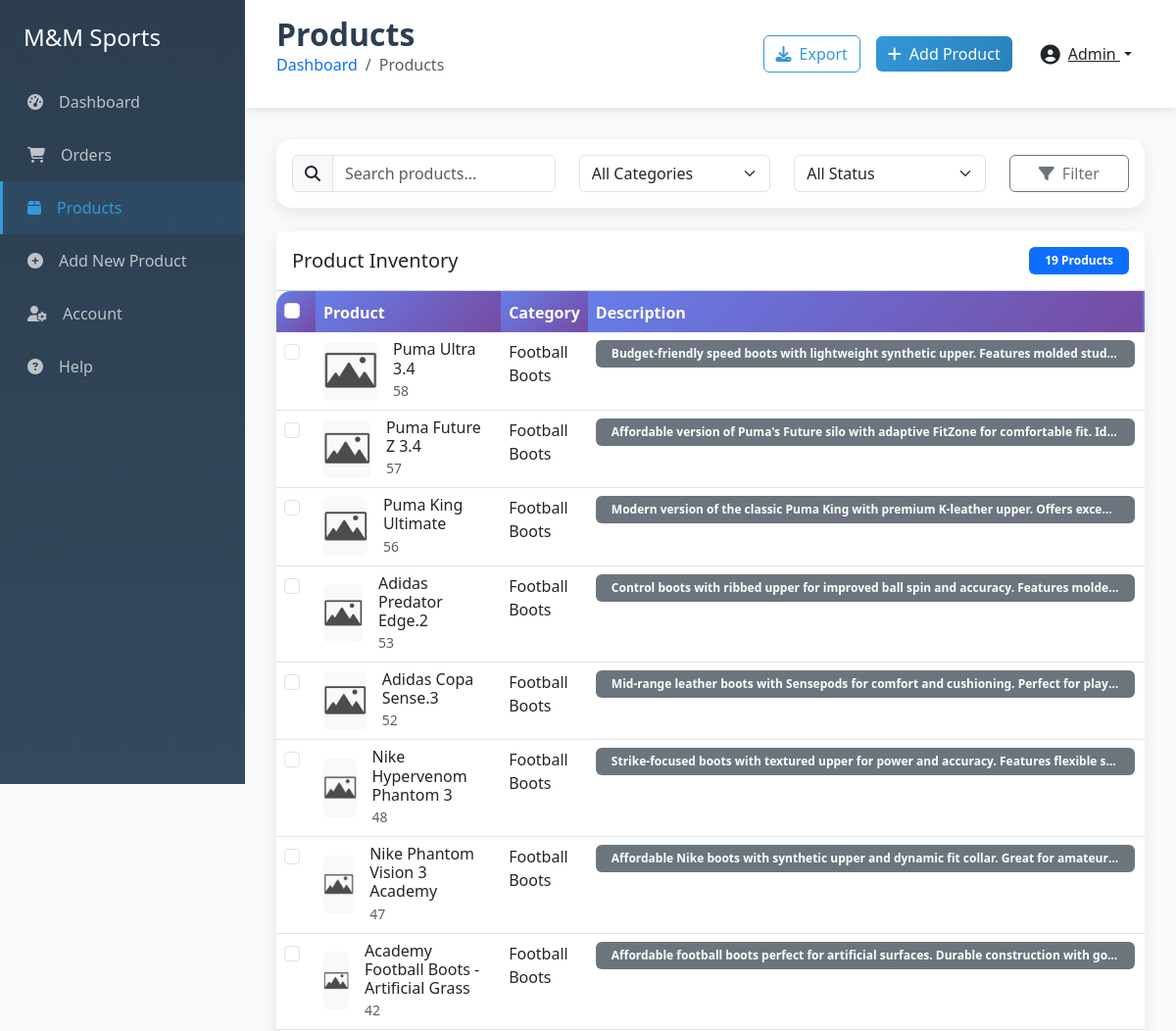
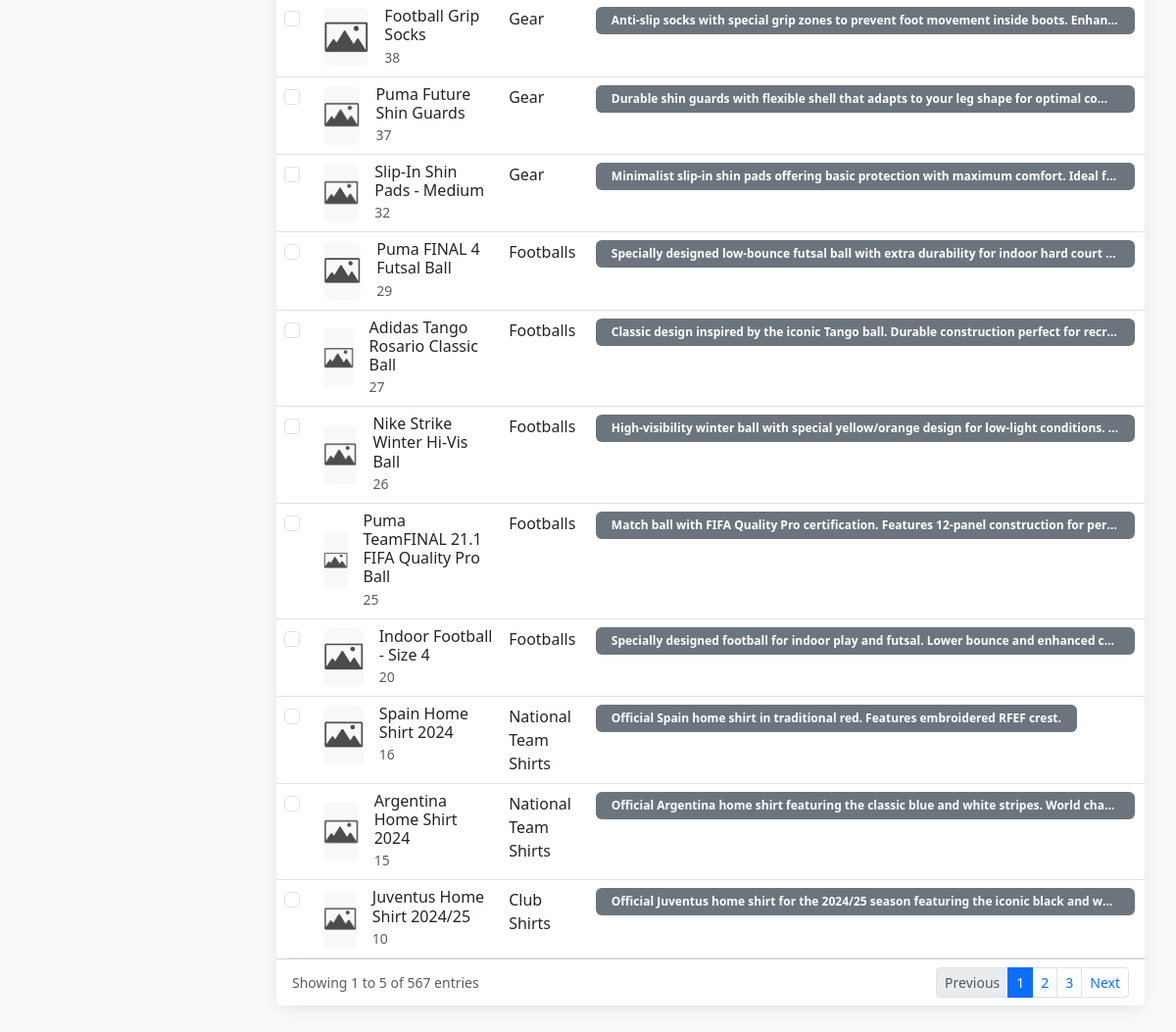
/admin/products.php (signed in), run on the app's committed database (2 pictures, top to bottom).
### tables this page shows
CREATE TABLE products (
    product_id INT AUTO_INCREMENT PRIMARY KEY,
    seller_id INT NOT NULL,
    category_id INT NOT NULL,
    product_name VARCHAR(255) NOT NULL,
    description TEXT NOT NULL,
    price DECIMAL(10,2) NOT NULL,
    FOREIGN KEY (seller_id) REFERENCES users(user_id),
    FOREIGN KEY (category_id) REFERENCES categories(category_id)
);

CREATE TABLE categories (
    category_id INT AUTO_INCREMENT PRIMARY KEY,
    category_name VARCHAR(50) NOT NULL,
    description TEXT
);

### admin/products.php (the view, shortened to what this page needs)
<?php
include('../server/connection.php');
    if($_SESSION['role_type'] == 'admin') {
        $productsQuery = " SELECT
            p.*,
            c.category_name,
            u.username as seller_name,
            pi.image_url
            FROM products p
            LEFT JOIN categories c ON p.category_id = c.category_id
            LEFT JOIN users u ON p.seller_id = u.user_id
            LEFT JOIN product_images pi ON p.product_id = pi.product_id
            ORDER BY p.product_id ASC";
        $stmt = $conn->prepare($productsQuery);
        $total_products_query = "SELECT COUNT(*) as total FROM products";
        $total_products_stmt = $conn->prepare($total_products_query);
        $total_products_stmt->execute();
        $total_products_result = $total_products_stmt->get_result();
        $total_products = $total_products_result->fetch_assoc()['total'];
        $total_products_stmt->close();
            if ($stmt) {
                $stmt->execute();
                $result = $stmt->get_result();
                $products = [];
                while ($row = $result->fetch_assoc()) {
                    $products[] = $row;
                }
                $stmt->close();
            } else {
                $errors['general'] = "Failed to retrieve products. Please try again.";
            }
    }
    else if($_SESSION['role_type'] == 'seller') {
        $seller_id = $_SESSION['user_id'];
        $seller_products_query = " SELECT
            p.*,
            c.category_name,
            u.username as seller_name,
            pi.image_url
            FROM products p
            LEFT JOIN categories c ON p.category_id = c.category_id
            LEFT JOIN users u ON p.seller_id = u.user_id
            LEFT JOIN product_images pi ON p.product_id = pi.product_id
            WHERE p.seller_id = ?
            ORDER BY p.product_id DESC";
        $seller_products_stmt = $conn->prepare($seller_products_query);
        $count_products_query = "SELECT COUNT(*) as total FROM products WHERE seller_id = ?";
        $count_products_stmt = $conn->prepare($count_products_query);
        $count_products_stmt->bind_param("i", $seller_id);
        $count_products_stmt->execute();
        $count_products_result = $count_products_stmt->get_result();
        $seller_total_products = $count_products_result->fetch_assoc()['total'] ?? 0;
            if ($seller_products_stmt) {
                $seller_products_stmt->bind_param("i", $seller_id);
                $seller_products_stmt->execute();
                $seller_products_result = $seller_products_stmt->get_result();
                $products = [];
                while ($row = $seller_products_result->fetch_assoc()) {
                    $products[] = $row;
                }
            } else {
                $errors['general'] = "Failed to retrieve your products.";
            }
    }
?>
<!DOCTYPE html>
<html lang="en">
<head>
    <link href="https://cdnjs.cloudflare.com/ajax/libs/bootstrap/5.3.0/css/bootstrap.min.css" rel="stylesheet">
    <link href="https://cdnjs.cloudflare.com/ajax/libs/font-awesome/6.4.0/css/all.min.css" rel="stylesheet">
</head>
<body>
    <?php include('sidemenu.php'); ?>
    <div class="main-content">
        <div class="top-navbar d-flex justify-content-between align-items-center">
            <div>
                <h2 class="page-title mb-0">Products</h2>
                <nav aria-label="breadcrumb">
                    <ol class="breadcrumb">
                        <li class="breadcrumb-item"><a href="admin_dashboard.html" class="text-decoration-none">Dashboard</a></li>
                        <li class="breadcrumb-item active">Products</li>
                    </ol>
                </nav>
            </div>
            <div class="d-flex align-items-center gap-3">
                <button class="btn btn-outline-primary">
                    <i class="fas fa-download me-2"></i>Export
                </button>
                <a href="add_product.html" class="btn btn-primary">
                    <i class="fas fa-plus me-2"></i>Add Product
                </a>
                <div class="dropdown">
                    <button class="btn btn-link text-dark dropdown-toggle" type="button" data-bs-toggle="dropdown">
                        <i class="fas fa-user-circle fa-lg me-2"></i>Admin
                    </button>
                </div>
            </div>
        </div>
        <div class="content-wrapper">
            <div class="card mb-4">
                <div class="card-body">
                    <div class="row align-items-center">
                        <div class="col-md-4">
                            <div class="input-group">
                                <span class="input-group-text"><i class="fas fa-search"></i></span>
                                <input type="text" class="form-control" placeholder="Search products..." id="searchInput">
                            </div>
                        </div>
                        <div class="col-md-3">
                            <select class="form-select" id="categoryFilter">
                                <option value="">All Categories</option>
                            </select>
                        </div>
                        <div class="col-md-3">
                            <select class="form-select" id="statusFilter">
                                <option value="">All Status</option>
                            </select>
                        </div>
                        <div class="col-md-2">
                            <button class="btn btn-outline-secondary w-100" onclick="applyFilters()">
                                <i class="fas fa-filter me-2"></i>Filter
                            </button>
                        </div>
                    </div>
                </div>
            </div>
            <div class="card">
                <div class="card-header bg-white py-3 d-flex justify-content-between align-items-center">
                    <h5 class="card-title mb-0">Product Inventory</h5>
                    <span class="badge bg-primary">
                        <?php
                        if($_SESSION['role_type'] == 'admin') {
                            echo $total_products . ' Products';
                        } else {
                            echo $seller_total_products . ' Products';
                        }
                        ?>
                    </span>
                </div>
                <div class="card-body p-0">
                    <div class="table-responsive">
                        <table class="table table-hover mb-0">
                            <thead>
                                <tr>
                                    <th width="80">
                                        <div class="form-check">
                                            <input class="form-check-input" type="checkbox" id="selectAll" onchange="toggleSelectAll()">
                                        </div>
                                    </th>
                                    <th>Product</th>
                                    <th>Category</th>
                                    <th>Description</th>
                                    <th>Seller</th>
                                </tr>
                            </thead>
                            <tbody>
                                <?php foreach ($products as $product): ?>
                                    <tr>
                                        <td>
                                            <div class="form-check">
                                                <input class="form-check-input row-checkbox" type="checkbox">
                                            </div>
                                        </td>
                                        <td>
                                            <div class="d-flex align-items-center">
                                                <div class="bg-light rounded me-3" style="width: 60px; height: 60px; display: flex; align-items: center; justify-content: center;">
                                                    <img class="logo" src="../assets/<?php echo htmlspecialchars($product['image_url']); ?>" alt="Product Image" style="max-width: 100%; height: auto;" onerror="this.onerror=null; this.src='../assets/images/Placeholder.png';">
                                                </div>
                                                <div>
                                                    <h6 class="mb-0"><?php echo htmlspecialchars($product['product_name']); ?></h6>
                                                    <small class="text-muted"><?php echo htmlspecialchars($product['product_id']); ?></small>
                                                </div>
                                            </div>
                                        </td>
                                        <td><?php echo htmlspecialchars($product['category_name'] ?? 'No Category'); ?></td>
                                        <td>
                                            <span class="badge bg-secondary" title="<?php echo htmlspecialchars($product['description']); ?>"
                                                style="display: inline-block; max-width: 550px; white-space: nowrap; overflow: hidden; text-overflow: ellipsis;">
                                                <?php echo htmlspecialchars($product['description']); ?>
                                            </span>
                                        </td>
                                        <td>
                                        </td>
                                    </tr>
                                <?php endforeach; ?>
                            </tbody>
                        </table>
                    </div>
                </div>
                <div class="card-footer bg-white">
                    <div class="d-flex justify-content-between align-items-center">
                        <div>
                            <small class="text-muted">Showing 1 to 5 of 567 entries</small>
                        </div>
                        <nav>
                            <ul class="pagination pagination-sm mb-0">
                                <li class="page-item disabled">
                                    <a class="page-link" href="#" tabindex="-1">Previous</a>
                                </li>
                                <li class="page-item active"><a class="page-link" href="#">1</a></li>
                                <li class="page-item"><a class="page-link" href="#">2</a></li>
                                <li class="page-item"><a class="page-link" href="#">3</a></li>
                                <li class="page-item">
                                    <a class="page-link" href="#">Next</a>
                                </li>
                            </ul>
                        </nav>
                    </div>
                </div>
            </div>
        </div>
    </div>
</body>
</html>

### admin/sidemenu.php
<nav class="sidebar">
    <div class="p-4">
        <h4 class="text-white mb-0">M&M Sports</h4>
    </div>
    <ul class="nav flex-column">
        <li class="nav-item">
            <a class="nav-link active" href="admin_dashboard.php">
                <i class="fas fa-tachometer-alt me-3"></i>Dashboard
            </a>
        </li>
        <li class="nav-item">
            <a class="nav-link" href="orders.php">
                <i class="fas fa-shopping-cart me-3"></i>Orders
            </a>
        </li>
        <li class="nav-item">
            <a class="nav-link" href="products.php">
                <i class="fas fa-box me-3"></i>Products
            </a>
        </li>
        <li class="nav-item">
            <a class="nav-link" href="add_product.php">
                <i class="fas fa-plus-circle me-3"></i>Add New Product
            </a>
        </li>
        <li class="nav-item">
            <a class="nav-link" href="account.php">
                <i class="fas fa-user-cog me-3"></i>Account
            </a>
        </li>
        <li class="nav-item">
            <a class="nav-link" href="help.html">
                <i class="fas fa-question-circle me-3"></i>Help
            </a>
        </li>
    </ul>
</nav>

### admin/products.php (style rules this page uses)
body { font-family: 'Segoe UI', Tahoma, Geneva, Verdana, sans-serif; background-color: #f8f9fa; }
.sidebar { background: linear-gradient(180deg, #2c3e50 0%, #34495e 100%); min-height: 100vh; position: fixed; left: 0; top: 0; width: 250px; z-index: 1000; }
.sidebar .nav-link { color: #bdc3c7; padding: 15px 25px; border-radius: 0; transition: all 0.3s ease; border-left: 3px solid transparent; }
.sidebar .nav-link:hover, .sidebar .nav-link.active { background: rgba(52, 152, 219, 0.1); color: #3498db; border-left-color: #3498db; }
.main-content { margin-left: 250px; padding: 0; }
.top-navbar { background: #fff; box-shadow: 0 2px 10px rgba(0,0,0,0.1); padding: 1rem 2rem; margin-bottom: 2rem; }
.content-wrapper { padding: 0 2rem 2rem; }
.card { border: none; box-shadow: 0 5px 15px rgba(0,0,0,0.08); border-radius: 15px; }
.table { border-radius: 15px; overflow: hidden; }
.table thead th { background: linear-gradient(135deg, #667eea, #764ba2); color: white; border: none; font-weight: 600; }
.badge { font-size: 0.75rem; padding: 0.5rem 1rem; }
.page-title { color: #2c3e50; font-weight: 700; margin-bottom: 0.5rem; }
.breadcrumb { background: none; padding: 0; }
.btn-primary { background: linear-gradient(135deg, #3498db, #2980b9); border: none; }
.btn-outline-primary { border-color: #3498db; color: #3498db; }

### data on the page
products: product_name "Puma Ultra 3.4", product_id "58", category.category_name "Football Boots", description "Budget-friendly speed boots with lightweight synthetic upper. Features molded stud…"
products: product_name "Puma Future Z 3.4", product_id "57", category.category_name "Football Boots", description "Affordable version of Puma's Future silo with adaptive FitZone for comfortable fit. Id…"
products: product_name "Puma King Ultimate", product_id "56", category.category_name "Football Boots", description "Modern version of the classic Puma King with premium K-leather upper. Offers exce…"
products: product_name "Adidas Predator Edge.2", product_id "53", category.category_name "Football Boots", description "Control boots with ribbed upper for improved ball spin and accuracy. Features molde…"
products: product_name "Adidas Copa Sense.3", product_id "52", category.category_name "Football Boots", description "Mid-range leather boots with Sensepods for comfort and cushioning. Perfect for play…"
products: product_name "Nike Hypervenom Phantom 3", product_id "48", category.category_name "Football Boots", description "Strike-focused boots with textured upper for power and accuracy. Features flexible s…"
products: product_name "Nike Phantom Vision 3 Academy", product_id "47", category.category_name "Football Boots", description "Affordable Nike boots with synthetic upper and dynamic fit collar. Great for amateur…"
products: product_name "Academy Football Boots - Artificial Grass", product_id "42", category.category_name "Football Boots", description "Affordable football boots perfect for artificial surfaces. Durable construction with go…"
products: product_name "Football Grip Socks", product_id "38", category.category_name "Gear", description "Anti-slip socks with special grip zones to prevent foot movement inside boots. Enhan…"
products: product_name "Puma Future Shin Guards", product_id "37", category.category_name "Gear", description "Durable shin guards with flexible shell that adapts to your leg shape for optimal co…"
products: product_name "Slip-In Shin Pads - Medium", product_id "32", category.category_name "Gear", description "Minimalist slip-in shin pads offering basic protection with maximum comfort. Ideal f…"
products: product_name "Puma FINAL 4 Futsal Ball", product_id "29", category.category_name "Footballs", description "Specially designed low-bounce futsal ball with extra durability for indoor hard court…"
products: product_name "Adidas Tango Rosario Classic Ball", product_id "27", category.category_name "Footballs", description "Classic design inspired by the iconic Tango ball. Durable construction perfect for recr…"
products: product_name "Nike Strike Winter Hi-Vis Ball", product_id "26", category.category_name "Footballs", description "High-visibility winter ball with special yellow/orange design for low-light conditions.…"
products: product_name "Puma TeamFINAL 21.1 FIFA Quality Pro Ball", product_id "25", category.category_name "Footballs", description "Match ball with FIFA Quality Pro certification. Features 12-panel construction for per…"
products: product_name "Indoor Football - Size 4", product_id "20", category.category_name "Footballs", description "Specially designed football for indoor play and futsal. Lower bounce and enhanced c…"
products: product_name "Spain Home Shirt 2024", product_id "16", category.category_name "National Team Shirts", description "Official Spain home shirt in traditional red. Features embroidered RFEF crest."
products: product_name "Argentina Home Shirt 2024", product_id "15", category.category_name "National Team Shirts", description "Official Argentina home shirt featuring the classic blue and white stripes. World cha…"
products: product_name "Juventus Home Shirt 2024/25", product_id "10", category.category_name "Club Shirts", description "Official Juventus home shirt for the 2024/25 season featuring the iconic black and w…"

### other printed values
$seller_total_products "19"
